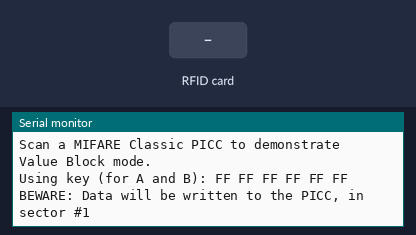
Recording of a sketch running on a simulated Arduino Uno, built with avr-gcc and run on an emulated ATmega328P. Parts: the last lines printed to the serial monitor. Inputs (shaded band) come from the test bench.

Above: at 1.3 s.
1.4 s: RFID card 5E 7A 19 C4 held to the reader
At 2.6 s:
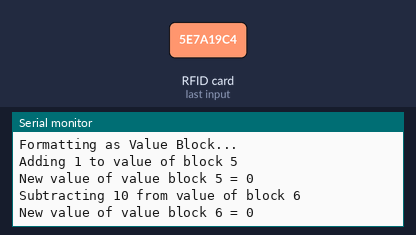
2.9 s: RFID card 5E 7A 19 C4 held to the reader
At 3.16 s:
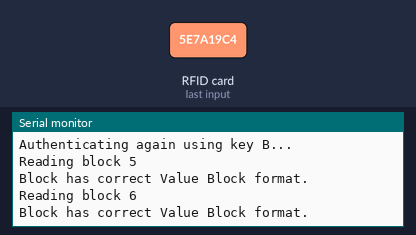

The sketch:

MifareClassicValueBlock.ino
```cpp
/**
 * ----------------------------------------------------------------------------
 * This is a MFRC522 library example; see https://github.com/miguelbalboa/rfid
 * for further details and other examples.
 *
 * NOTE: The library file MFRC522.h has a lot of useful info. Please read it.
 *
 * Released into the public domain.
 * ----------------------------------------------------------------------------
 * This sample shows how to setup blocks on a MIFARE Classic PICC (= card/tag)
 * to be in "Value Block" mode: in this mode the operations Increment/Decrement,
 * Restore and Transfer can be used.
 *
 * BEWARE: Data will be written to the PICC, in sector #1 (blocks #4 to #7).
 *
 *
 * Typical pin layout used:
 * -----------------------------------------------------------------------------------------
 *             MFRC522      Arduino       Arduino   Arduino    Arduino          Arduino
 *             Reader/PCD   Uno/101       Mega      Nano v3    Leonardo/Micro   Pro Micro
 * Signal      Pin          Pin           Pin       Pin        Pin              Pin
 * -----------------------------------------------------------------------------------------
 * RST/Reset   RST          9             5         D9         RESET/ICSP-5     RST
 * SPI SS      SDA(SS)      10            53        D10        10               10
 * SPI MOSI    MOSI         11 / ICSP-4   51        D11        ICSP-4           16
 * SPI MISO    MISO         12 / ICSP-1   50        D12        ICSP-1           14
 * SPI SCK     SCK          13 / ICSP-3   52        D13        ICSP-3           15
 *
 */

#include <SPI.h>
#include <MFRC522.h>

#define RST_PIN         9           // Configurable, see typical pin layout above
#define SS_PIN          10          // Configurable, see typical pin layout above

MFRC522 mfrc522(SS_PIN, RST_PIN);   // Create MFRC522 instance.

MFRC522::MIFARE_Key key;

/**
 * Initialize.
 */
void setup() {
    Serial.begin(9600);	// Initialize serial communications with the PC
    while (!Serial);    // Do nothing if no serial port is opened (added for Arduinos based on ATMEGA32U4)
    SPI.begin();		// Init SPI bus
    mfrc522.PCD_Init();	// Init MFRC522 card

    // Prepare the key (used both as key A and as key B)
    // using FFFFFFFFFFFFh which is the default at chip delivery from the factory
    for (byte i = 0; i < 6; i++) {
        key.keyByte[i] = 0xFF;
    }

    Serial.println(F("Scan a MIFARE Classic PICC to demonstrate Value Block mode."));
    Serial.print(F("Using key (for A and B):"));
    dump_byte_array(key.keyByte, MFRC522::MF_KEY_SIZE);
    Serial.println();

    Serial.println(F("BEWARE: Data will be written to the PICC, in sector #1"));
}

/**
 * Main loop.
 */
void loop() {
    // Reset the loop if no new card present on the sensor/reader. This saves the entire process when idle.
    if ( ! mfrc522.PICC_IsNewCardPresent())
        return;

    // Select one of the cards
    if ( ! mfrc522.PICC_ReadCardSerial())
        return;

    // Show some details of the PICC (that is: the tag/card)
    Serial.print(F("Card UID:"));
    dump_byte_array(mfrc522.uid.uidByte, mfrc522.uid.size);
    Serial.println();
    Serial.print(F("PICC type: "));
    MFRC522::PICC_Type piccType = mfrc522.PICC_GetType(mfrc522.uid.sak);
    Serial.println(mfrc522.PICC_GetTypeName(piccType));

    // Check for compatibility
    if (    piccType != MFRC522::PICC_TYPE_MIFARE_MINI
        &&  piccType != MFRC522::PICC_TYPE_MIFARE_1K
        &&  piccType != MFRC522::PICC_TYPE_MIFARE_4K) {
        Serial.println(F("This sample only works with MIFARE Classic cards."));
        return;
    }

    // In this sample we use the second sector,
    // that is: sector #1, covering block #4 up to and including block #7
    byte sector         = 1;
    byte valueBlockA    = 5;
    byte valueBlockB    = 6;
    byte trailerBlock   = 7;
    MFRC522::StatusCode status;
    byte buffer[18];
    byte size = sizeof(buffer);
    int32_t value;

    // Authenticate using key A
    Serial.println(F("Authenticating using key A..."));
    status = mfrc522.PCD_Authenticate(MFRC522::PICC_CMD_MF_AUTH_KEY_A, trailerBlock, &key, &(mfrc522.uid));
    if (status != MFRC522::STATUS_OK) {
        Serial.print(F("PCD_Authenticate() failed: "));
        Serial.println(mfrc522.GetStatusCodeName(status));
        return;
    }

    // Show the whole sector as it currently is
    Serial.println(F("Current data in sector:"));
    mfrc522.PICC_DumpMifareClassicSectorToSerial(&(mfrc522.uid), &key, sector);
    Serial.println();

    // We need a sector trailer that defines blocks 5 and 6 as Value Blocks and enables key B
    // The last block in a sector (block #3 for Mifare Classic 1K) is the Sector Trailer.
    // See http://www.nxp.com/documents/data_sheet/MF1S503x.pdf sections 8.6 and 8.7:
    //      Bytes 0-5:   Key A
    //      Bytes 6-8:   Access Bits
    //      Bytes 9:     User data
    //      Bytes 10-15: Key B (or user data)
    byte trailerBuffer[] = {
        255, 255, 255, 255, 255, 255,       // Keep default key A
        0, 0, 0,
        0,
        255, 255, 255, 255, 255, 255};      // Keep default key B
    // The access bits are stored in a peculiar fashion.
    // There are four groups:
    //      g[0]    Access bits for block 0 (for sectors 0-31)
    //              or blocks 0-4 (for sectors 32-39)
    //      g[1]    Access bits for block 1 (for sectors 0-31)
    //              or blocks 5-9 (for sectors 32-39)
    //      g[2]    Access bits for block 2 (for sectors 0-31)
    //              or blocks 10-14 (for sectors 32-39)
    //      g[3]    Access bits for the Sector Trailer: block 3 (for sectors 0-31)
    //              or block 15 (for sectors 32-39)
    // Each group has access bits [C1 C2 C3], in this code C1 is MSB and C3 is LSB.
    // Determine the bit pattern needed using MIFARE_SetAccessBits:
    //      g0=0    access bits for block 0 (of this sector) using [0 0 0] = 000b = 0
    //              which means key A|B have r/w for block 0 of this sector
    //              which (in this example) translates to block #4 within sector #1;
    //              this is the transport configuration (at factory delivery).
    //      g1=6    access bits for block 1 (of this sector) using [1 1 0] = 110b = 6
    //              which means block 1 (of this sector) is used as a value block,
    //              which (in this example) translates to block #5 within sector #1;
    //              where key A|B have r, key B has w, key B can increment,
    //              and key A|B can decrement, transfer, and restore.
    //      g2=6    same thing for block 2 (of this sector): set it to a value block;
    //              which (in this example) translates to block #6 within sector #1;
    //      g3=3    access bits for block 3 (of this sector): the Sector Trailer here;
    //              using [0 1 1] = 011b = 3 which means only key B has r/w access
    //              to the Sector Trailer (block 3 of this sector) from now on
    //              which (in this example) translates to block #7 within sector #1;
    mfrc522.MIFARE_SetAccessBits(&trailerBuffer[6], 0, 6, 6, 3);

    // Read the sector trailer as it is currently stored on the PICC
    Serial.println(F("Reading sector trailer..."));
    status = mfrc522.MIFARE_Read(trailerBlock, buffer, &size);
    if (status != MFRC522::STATUS_OK) {
        Serial.print(F("MIFARE_Read() failed: "));
        Serial.println(mfrc522.GetStatusCodeName(status));
        return;
    }
    // Check if it matches the desired access pattern already;
    // because if it does, we don't need to write it again...
    if (    buffer[6] != trailerBuffer[6]
        ||  buffer[7] != trailerBuffer[7]
        ||  buffer[8] != trailerBuffer[8]) {
        // They don't match (yet), so write it to the PICC
        Serial.println(F("Writing new sector trailer..."));
        status = mfrc522.MIFARE_Write(trailerBlock, trailerBuffer, 16);
        if (status != MFRC522::STATUS_OK) {
            Serial.print(F("MIFARE_Write() failed: "));
            Serial.println(mfrc522.GetStatusCodeName(status));
            return;
        }
    }

    // Authenticate using key B
    Serial.println(F("Authenticating again using key B..."));
    status = mfrc522.PCD_Authenticate(MFRC522::PICC_CMD_MF_AUTH_KEY_B, trailerBlock, &key, &(mfrc522.uid));
    if (status != MFRC522::STATUS_OK) {
        Serial.print(F("PCD_Authenticate() failed: "));
        Serial.println(mfrc522.GetStatusCodeName(status));
        return;
    }

    // A value block has a 32 bit signed value stored three times
    // and an 8 bit address stored 4 times. Make sure that valueBlockA
    // and valueBlockB have that format (note that it will only format
    // the block when it doesn't comply to the expected format already).
    formatValueBlock(valueBlockA);
    formatValueBlock(valueBlockB);

    // Add 1 to the value of valueBlockA and store the result in valueBlockA.
    Serial.print("Adding 1 to value of block "); Serial.println(valueBlockA);
    status = mfrc522.MIFARE_Increment(valueBlockA, 1);
    if (status != MFRC522::STATUS_OK) {
        Serial.print(F("MIFARE_Increment() failed: "));
        Serial.println(mfrc522.GetStatusCodeName(status));
        return;
    }
    status = mfrc522.MIFARE_Transfer(valueBlockA);
    if (status != MFRC522::STATUS_OK) {
        Serial.print(F("MIFARE_Transfer() failed: "));
        Serial.println(mfrc522.GetStatusCodeName(status));
        return;
    }
    // Show the new value of valueBlockA
    status = mfrc522.MIFARE_GetValue(valueBlockA, &value);
    if (status != MFRC522::STATUS_OK) {
        Serial.print(F("mifare_GetValue() failed: "));
        Serial.println(mfrc522.GetStatusCodeName(status));
        return;
    }
    Serial.print("New value of value block "); Serial.print(valueBlockA);
    Serial.print(" = "); Serial.println(value);

    // Decrement 10 from the value of valueBlockB and store the result in valueBlockB.
    Serial.print("Subtracting 10 from value of block "); Serial.println(valueBlockB);
    status = mfrc522.MIFARE_Decrement(valueBlockB, 10);
    if (status != MFRC522::STATUS_OK) {
        Serial.print(F("MIFARE_Decrement() failed: "));
        Serial.println(mfrc522.GetStatusCodeName(status));
        return;
    }
    status = mfrc522.MIFARE_Transfer(valueBlockB);
    if (status != MFRC522::STATUS_OK) {
        Serial.print(F("MIFARE_Transfer() failed: "));
        Serial.println(mfrc522.GetStatusCodeName(status));
        return;
    }
    // Show the new value of valueBlockB
    status = mfrc522.MIFARE_GetValue(valueBlockB, &value);
    if (status != MFRC522::STATUS_OK) {
        Serial.print(F("mifare_GetValue() failed: "));
        Serial.println(mfrc522.GetStatusCodeName(status));
        return;
    }
    Serial.print(F("New value of value block ")); Serial.print(valueBlockB);
    Serial.print(F(" = ")); Serial.println(value);
    // Check some boundary...
    if (value <= -100) {
        Serial.println(F("Below -100, so resetting it to 255 = 0xFF just for fun..."));
        status = mfrc522.MIFARE_SetValue(valueBlockB, 255);
        if (status != MFRC522::STATUS_OK) {
            Serial.print(F("mifare_SetValue() failed: "));
            Serial.println(mfrc522.GetStatusCodeName(status));
            return;
        }
    }

    // Dump the sector data
    mfrc522.PICC_DumpMifareClassicSectorToSerial(&(mfrc522.uid), &key, sector);
    Serial.println();

    // Halt PICC
    mfrc522.PICC_HaltA();
    // Stop encryption on PCD
    mfrc522.PCD_StopCrypto1();
}

/**
 * Helper routine to dump a byte array as hex values to Serial.
 */
void dump_byte_array(byte *buffer, byte bufferSize) {
    for (byte i = 0; i < bufferSize; i++) {
        Serial.print(buffer[i] < 0x10 ? " 0" : " ");
        Serial.print(buffer[i], HEX);
    }
}

/**
 * Ensure that a given block is formatted as a Value Block.
 */
void formatValueBlock(byte blockAddr) {
    byte buffer[18];
    byte size = sizeof(buffer);
    MFRC522::StatusCode status;

    Serial.print(F("Reading block ")); Serial.println(blockAddr);
    status = mfrc522.MIFARE_Read(blockAddr, buffer, &size);
    if (status != MFRC522::STATUS_OK) {
        Serial.print(F("MIFARE_Read() failed: "));
        Serial.println(mfrc522.GetStatusCodeName(status));
        return;
    }

    if (    (buffer[0] == (byte)~buffer[4])
        &&  (buffer[1] == (byte)~buffer[5])
        &&  (buffer[2] == (byte)~buffer[6])
        &&  (buffer[3] == (byte)~buffer[7])

        &&  (buffer[0] == buffer[8])
        &&  (buffer[1] == buffer[9])
        &&  (buffer[2] == buffer[10])
        &&  (buffer[3] == buffer[11])

        &&  (buffer[12] == (byte)~buffer[13])
        &&  (buffer[12] ==        buffer[14])
        &&  (buffer[12] == (byte)~buffer[15])) {
        Serial.println(F("Block has correct Value Block format."));
    }
    else {
        Serial.println(F("Formatting as Value Block..."));
        byte valueBlock[] = {
            0, 0, 0, 0,
            255, 255, 255, 255,
            0, 0, 0, 0,
            blockAddr, ~blockAddr, blockAddr, ~blockAddr };
        status = mfrc522.MIFARE_Write(blockAddr, valueBlock, 16);
        if (status != MFRC522::STATUS_OK) {
            Serial.print(F("MIFARE_Write() failed: "));
            Serial.println(mfrc522.GetStatusCodeName(status));
        }
    }
}
```

fibo.c
```cpp
#include <stdio.h>
int main() {

  int i, n;

  // initialize first and second terms
  int t1 = 0, t2 = 1;

  // initialize the next term (3rd term)
  int nextTerm = t1 + t2;

  // get no. of terms from user
  printf("Enter the number of terms: ");
  scanf("%d", &n);

  // print the first two terms t1 and t2
  printf("Fibonacci Series: %d, %d, ", t1, t2);

  // print 3rd to nth terms
  for (i = 3; i <= n; ++i) {
    printf("%d, ", nextTerm);
    t1 = t2;
    t2 = nextTerm;
    nextTerm = t1 + t2;
  }

  return 0;
}
```

mean.c
```cpp
#include <stdio.h>
int main() {
    int n, i;
    float num[100], sum = 0.0, avg;

    printf("Enter the numbers of elements: ");
    scanf("%d", &n);

    while (n > 100 || n < 1) {
        printf("Error! number should in range of (1 to 100).\n");
        printf("Enter the number again: ");
        scanf("%d", &n);
    }

    for (i = 0; i < n; ++i) {
        printf("%d. Enter number: ", i + 1);
        scanf("%f", &num[i]);
        sum += num[i];
    }

    avg = sum / n;
    printf("Average = %.2f", avg);
    return 0;
}
```

n.c
```cpp
#include<stdio.h>

void display(int);

int main()
{
    int limit;

    printf("Enter the number of terms to be printed\n");
    scanf("%d", &limit);

    printf("\nNatural Numbers from 1 To %d are:", limit);
    display(limit);

    return 0;
}

void display(int num)
{
    if(num)
        display(num-1);
    else
        return;

    printf("\n%d\n", num);
}
```

pal.c
```cpp
#include <stdio.h>
int main() {
  int n, reversed = 0, remainder, original;
    printf("Enter an integer: ");
    scanf("%d", &n);
    original = n;

    // reversed integer is stored in reversed variable
    while (n != 0) {
        remainder = n % 10;
        reversed = reversed * 10 + remainder;
        n /= 10;
    }

    // palindrome if orignal and reversed are equal
    if (original == reversed)
        printf("%d is a palindrome.", original);
    else
        printf("%d is not a palindrome.", original);

    return 0;
}
```

z.c
```cpp
#include <stdio.h>
int main() {
    char c;
    for (c = 'A'; c <= 'Z'; ++c)
        printf("%c ", c);
    return 0;
}
```

Measured:
- after the input at 1.4 s, the serial monitor: prints a new line at once (image 1)
- after the input at 2.9 s, the serial monitor: prints a new line after 0.20 s (image 2)
